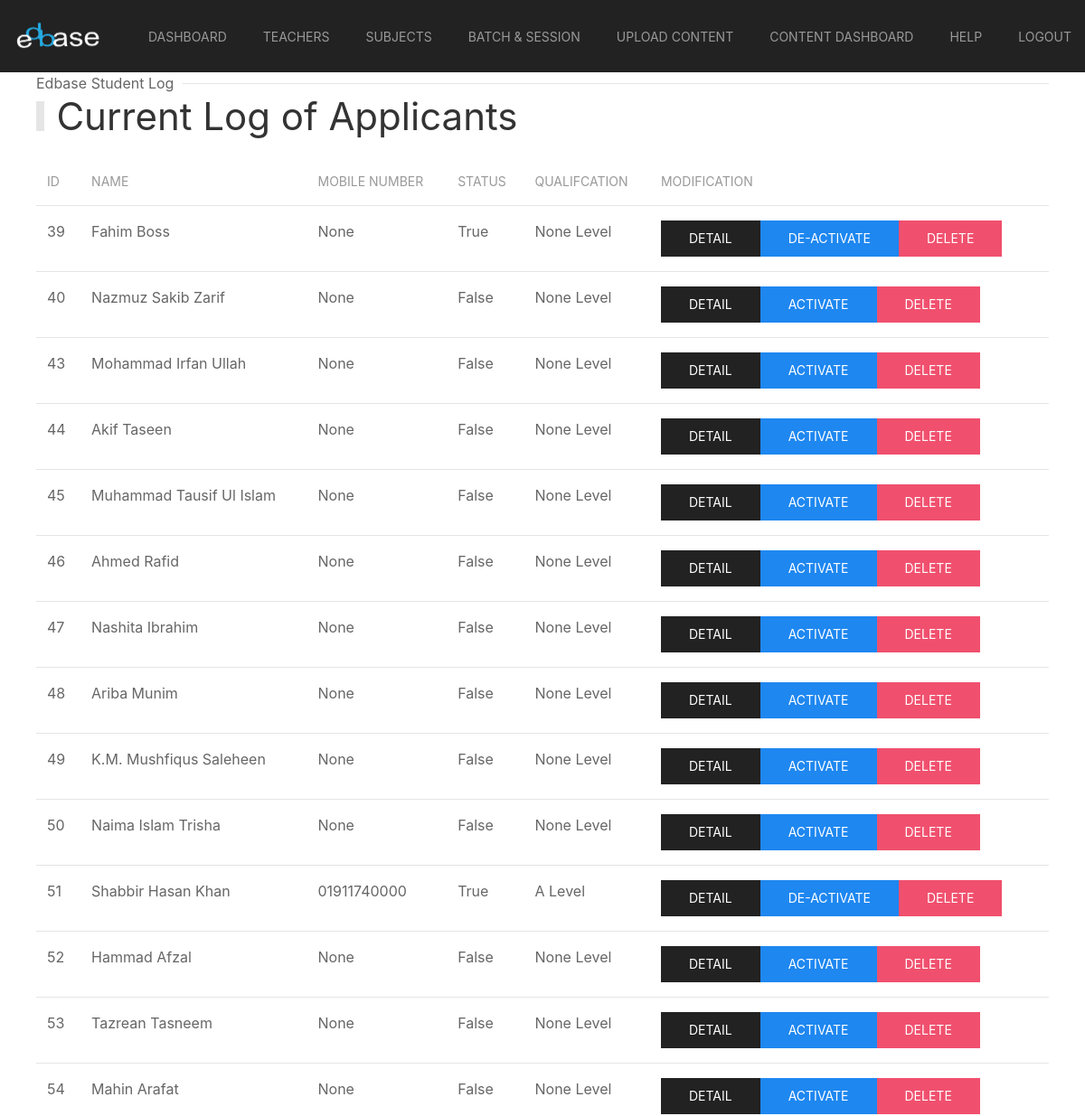
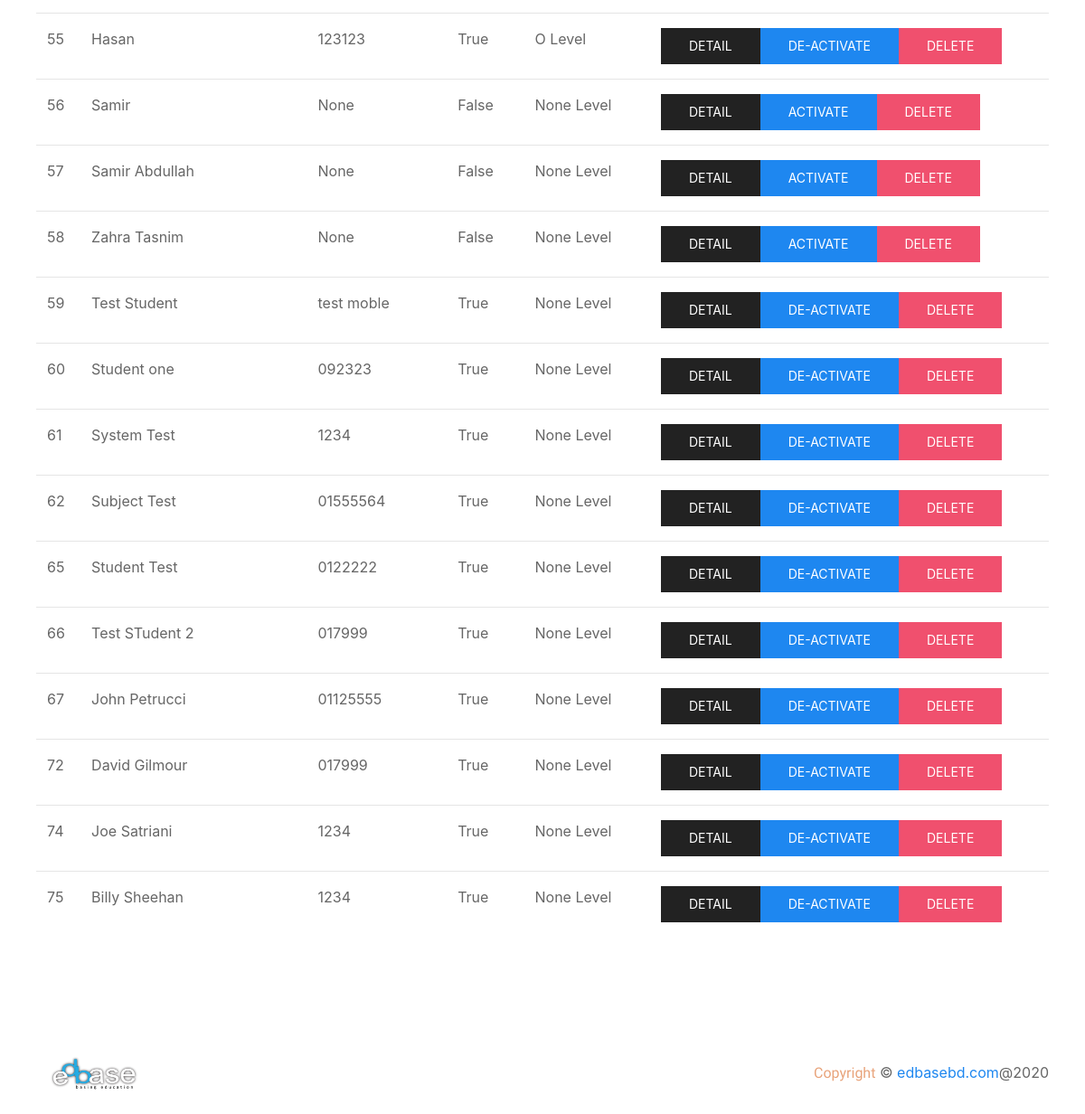
The app's page /dashboard/ (signed in) with its own data (2 pictures, top to bottom).
### applicant/models.py (models this page shows, shortened)
class Student(models.Model):
    user = models.OneToOneField(User, on_delete=models.CASCADE)
    name = models.CharField(max_length=128, null=True, blank=True)
    mobile = models.CharField(max_length=11, null=True, blank=True)
    guardian_mobile = models.CharField(max_length=11, null=True, blank=True)
    email = models.EmailField(max_length=128, null=True, blank=True)
    school = models.CharField(max_length=128, null=True, blank=True)
    status = models.BooleanField(default=False, null=True, blank=True)
    user_type = models.CharField(max_length=128, null=True, blank=True)
    qualification = models.CharField(max_length=128, null=True, blank=True)
    created_at = models.DateTimeField(auto_now_add=True, null=True, blank=True)

### applicant/views.py (the view)
# urls.py: path('dashboard/', views.dashboard, name='dashboard'),
@login_required(login_url='/login/')
def dashboard(request):
    all_students = Student.objects.all()
    if request.session.get('user'):
        return render(request, 'dashboard.html', {'data': all_students, 'user': request.session.get('user')})
    else:
        user = "USER"
        return render(request, 'dashboard.html', {'data': all_students, 'user': user})

### applicant/templates/dashboard.html
{% extends 'base.html' %}
{% load static %}
{% block content %}
    <section class="main-section">
        {% include 'nav_admin.html' %}
    </section>
    <section id="student-list">
        <div class="uk-container">
            <div class="head">
                <h1 class="uk-heading-bullet">Current Log of Applicants</h1>
                <p class="uk-heading-line"><span>Edbase Student Log</span></p>
            </div>
            <div class="uk-child-width-1@m" uk-grid>
                <div class="uk-margin-large">
                    <table class="uk-table uk-table-hover uk-table-divider">
                        <thead>
                            <tr>
                                <th>id</th>
                                <th>Name</th>
                                <th>Mobile Number</th>
                                <th>Status</th>
                                <th>Qualifcation</th>
                                <th>Modification</th>
                            </tr>
                        </thead>
                        <tbody>
                            {% for student in data %}
                            <tr>
                                <td>{{ student.id }}</td>
                                <td>{{ student.name }}</td>
                                <td>{{ student.mobile }}</td>
                                <td>{{ student.status }}</td>
                                <td>{{ student.qualification }} Level</td>
                                <td class="uk-flex">
                                    <a href="{% url 'studentdetail' student.id %}" class="uk-button uk-button-secondary">Detail</a>
                                    {% if student.status is False %}
                                    <a href="{% url 'activate' student.id %}" class="uk-button uk-button-primary">Activate</a>
                                    {% else %}
                                    <a href="{% url 'deactivate' student.id %}" class="uk-button uk-button-primary">De-Activate</a>
                                    {% endif %}
                                    <a href="{% url 'deletestudent' student.id %}" class="uk-button uk-button-danger">Delete</a>
                                </td>
                            </tr>
                            {% endfor %}
                        </tbody>
                    </table>
                </div>
            </div>
        </div>
    </section>
    <section id="footer">
        <div class="uk-padding">
            <div class="uk-flex uk-flex-wrap uk-flex-wrap-around uk-flex-between uk-flex-middle">
                <a class="uk-navbar-item uk-logo logo-size" href="/"><img src="/static/img/edbase.png" alt="zeros"></a>
                <p class="uk-text-center"> <span class="zeros-sub-head copy">Copyright</span>  © <a href="/">edbasebd.com</a>@2020</p>
            </div>
        </div>
    </section>
{% endblock %}

### static/css/main.css (style rules this page uses)
p { margin: 0; }
.main-section { position: relative; }
.zeros-sub-head { font-family: 'Dancing Script', cursive; font-size: 2.3rem; color:#5a3a68; }
.logo-size { width: 128px; }
.copy { font-size: 1rem; color: #e8a37a; }
.head { display: flex; flex-direction: column-reverse; }

### records on screen
Student: id "39", name "Fahim Boss", mobile "None", status "True", qualification "None", shows "DE-ACTIVATE"
Student: id "40", name "Nazmuz Sakib Zarif", mobile "None", status "False", qualification "None", shows "ACTIVATE"
Student: id "43", name "Mohammad Irfan Ullah", mobile "None", status "False", qualification "None", shows "ACTIVATE"
Student: id "44", name "Akif Taseen", mobile "None", status "False", qualification "None", shows "ACTIVATE"
Student: id "45", name "Muhammad Tausif Ul Islam", mobile "None", status "False", qualification "None", shows "ACTIVATE"
Student: id "46", name "Ahmed Rafid", mobile "None", status "False", qualification "None", shows "ACTIVATE"
Student: id "47", name "Nashita Ibrahim", mobile "None", status "False", qualification "None", shows "ACTIVATE"
Student: id "48", name "Ariba Munim", mobile "None", status "False", qualification "None", shows "ACTIVATE"
Student: id "49", name "K.M. Mushfiqus Saleheen", mobile "None", status "False", qualification "None", shows "ACTIVATE"
Student: id "50", name "Naima Islam Trisha", mobile "None", status "False", qualification "None", shows "ACTIVATE"
Student: id "51", name "Shabbir Hasan Khan", mobile "01911740000", status "True", qualification "A", shows "DE-ACTIVATE"
Student: id "52", name "Hammad Afzal", mobile "None", status "False", qualification "None", shows "ACTIVATE"
Student: id "53", name "Tazrean Tasneem", mobile "None", status "False", qualification "None", shows "ACTIVATE"
Student: id "54", name "Mahin Arafat", mobile "None", status "False", qualification "None", shows "ACTIVATE"
Student: id "55", name "Hasan", mobile "123123", status "True", qualification "O", shows "DE-ACTIVATE"
Student: id "56", name "Samir", mobile "None", status "False", qualification "None", shows "ACTIVATE"
Student: id "57", name "Samir Abdullah", mobile "None", status "False", qualification "None", shows "ACTIVATE"
Student: id "58", name "Zahra Tasnim", mobile "None", status "False", qualification "None", shows "ACTIVATE"
Student: id "59", name "Test Student", mobile "test moble", status "True", qualification "None", shows "DE-ACTIVATE"
Student: id "60", name "Student one", mobile "092323", status "True", qualification "None", shows "DE-ACTIVATE"
Student: id "61", name "System Test", mobile "1234", status "True", qualification "None", shows "DE-ACTIVATE"
Student: id "62", name "Subject Test", mobile "01555564", status "True", qualification "None", shows "DE-ACTIVATE"
Student: id "65", name "Student Test", mobile "0122222", status "True", qualification "None", shows "DE-ACTIVATE"
Student: id "66", name "Test STudent 2", mobile "017999", status "True", qualification "None", shows "DE-ACTIVATE"
Student: id "67", name "John Petrucci", mobile "01125555", status "True", qualification "None", shows "DE-ACTIVATE"
Student: id "72", name "David Gilmour", mobile "017999", status "True", qualification "None", shows "DE-ACTIVATE"
Student: id "74", name "Joe Satriani", mobile "1234", status "True", qualification "None", shows "DE-ACTIVATE"
Student: id "75", name "Billy Sheehan", mobile "1234", status "True", qualification "None", shows "DE-ACTIVATE"
